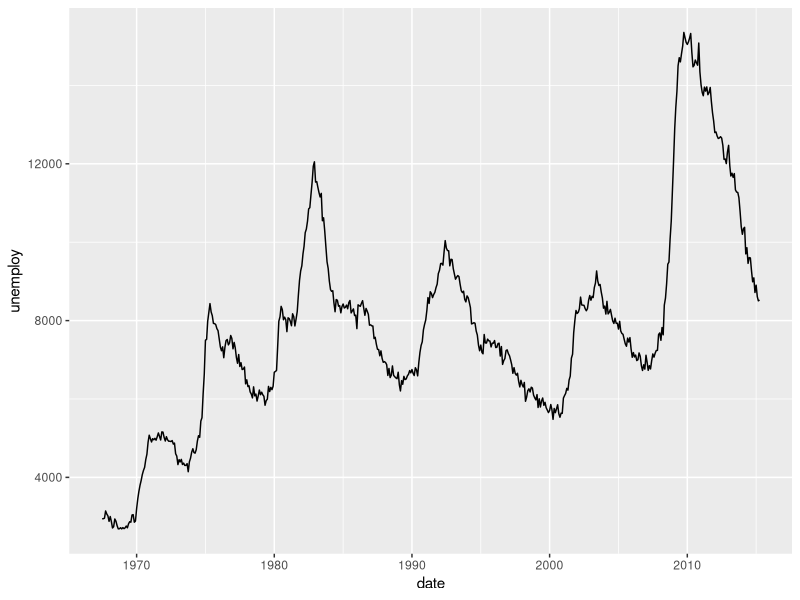
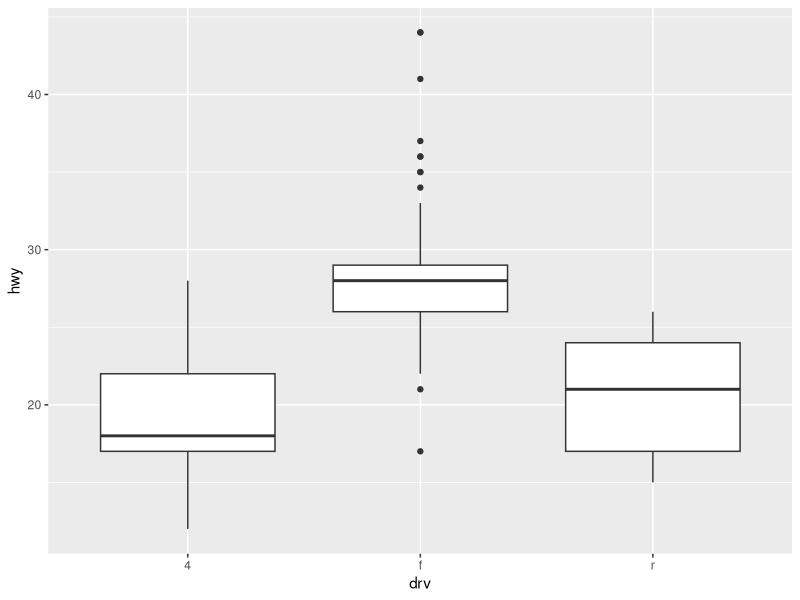
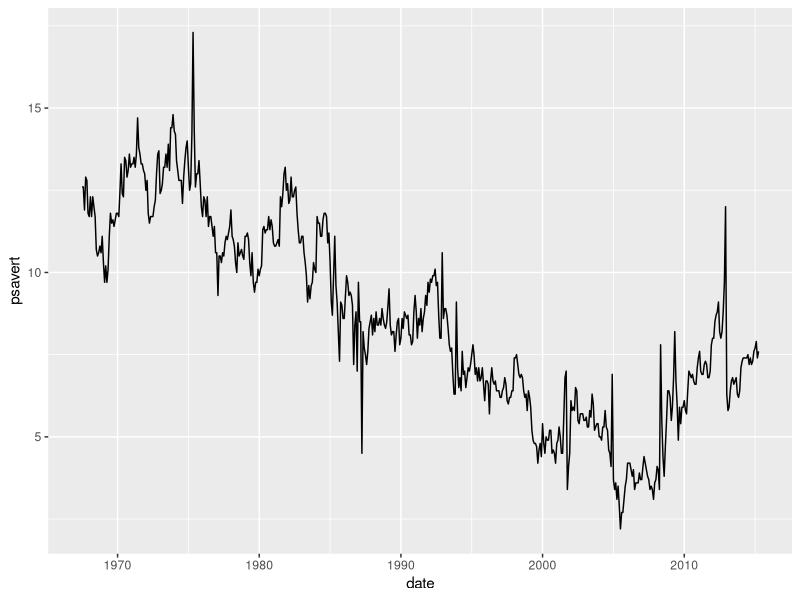
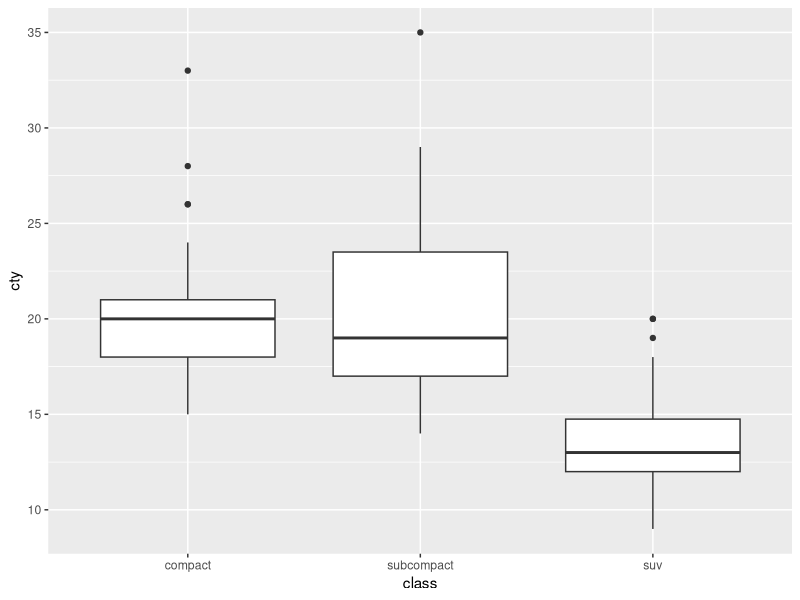

These figures' R source, in order:
library(dplyr)
library(ggplot2)

#시계열 그래프 만들기
ggplot(data = economics, aes(x = date, y = unemploy)) + geom_line()

#박스플릿 만들기
ggplot(data = mpg, aes(x = drv, y = hwy)) + geom_boxplot()

#[예제 1]--------------------------------------------------
#Q1. economics데이터 활용. psavert가 시간에 따른 변화를 시계열 그래프로 만들어라
ggplot(data=economics, aes(x=date, y = psavert))+geom_line()

#Q2. class가 "compact", "subcompact", "suv"인 자동차의 cty가 어떻게 다른지 비교.
#새 차종의 cty를 나타낸 상자그림을 만들어라
mpg1 = mpg %>% 
  filter(class %in% c("compact", "subcompact", "suv"))

ggplot(data = mpg1, aes(x=class, y = cty)) + geom_boxplot()

#ggplot2 함수----------------------------------------------
geom_point()   #산점도
geom_col()     #막대 그래프 - 요약표
geom_bar()     #막대 그래프 - 원자료
geom_line()    #선 그래프
geom_boxplot() #상자 그림



